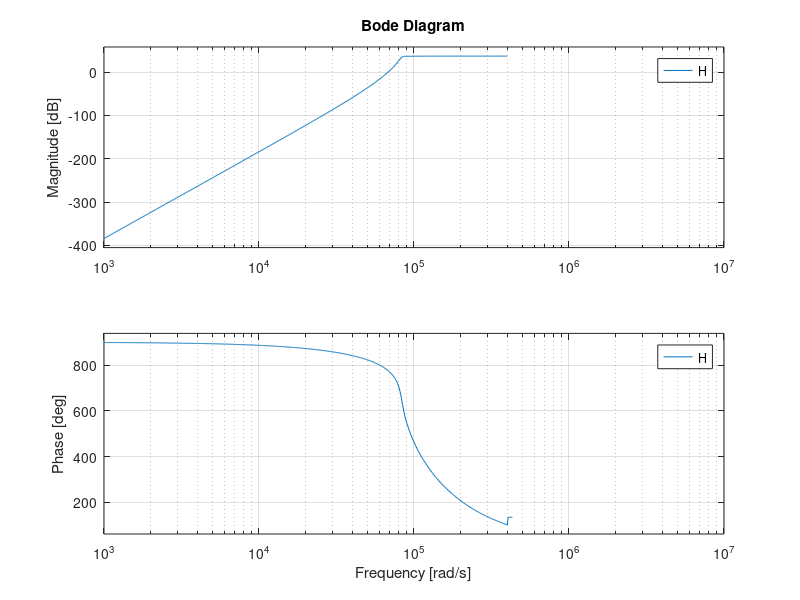

MATLAB code for this plot:
% Filtro final - Orden 10 Legendre %
clc;
s = tf('s');
wp = 2*pi*13250;
SHP = wp/s;
H = 1/(SHP^(10) + 1.9744*(SHP^9) + 4.1713498*(SHP^8) + 5.0886545*(SHP^7) + 5.5135609*(SHP^6) + 4.3545176*(SHP^5) + 2.8312648*(SHP^4) + 1.3753686*(SHP^3) + 0.49627083*(SHP^2) + 0.11679607*SHP + 0.013743239);
bode(H);